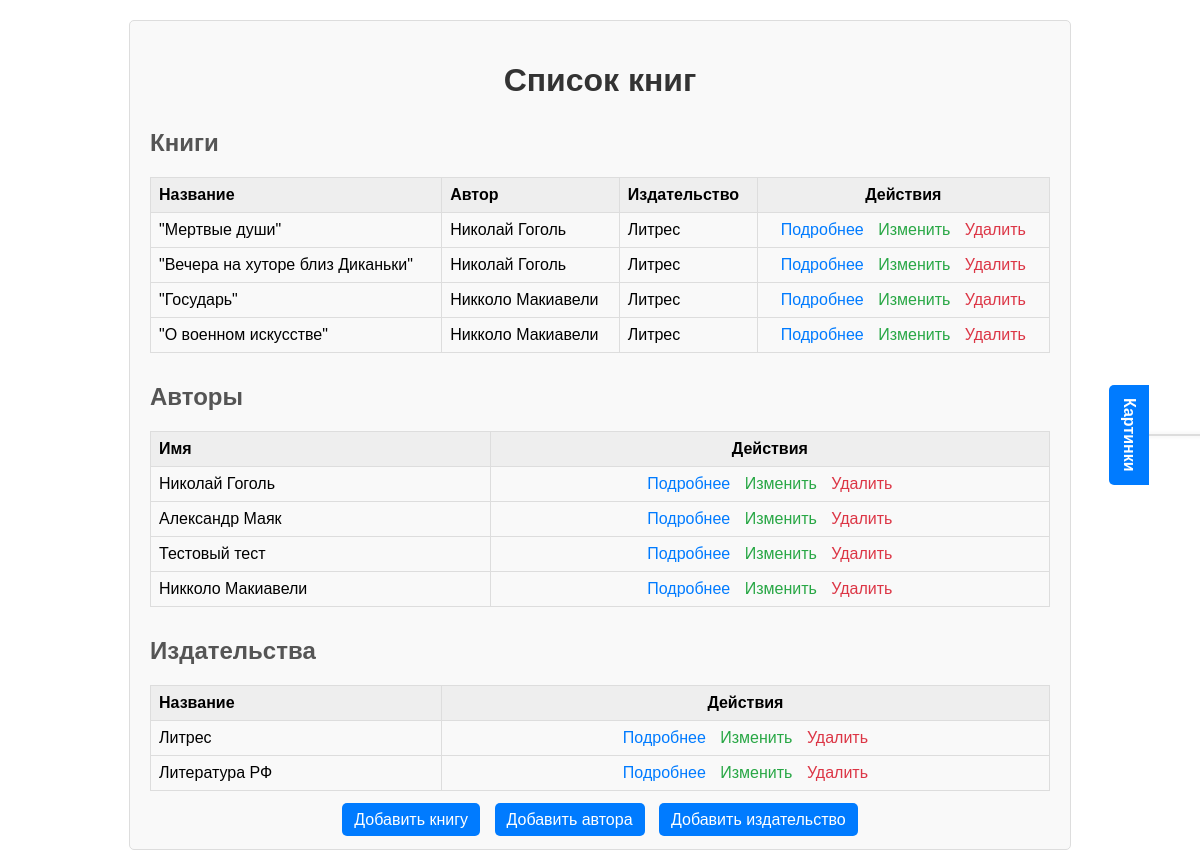
/books/, run on an earlier commit of the app's database.
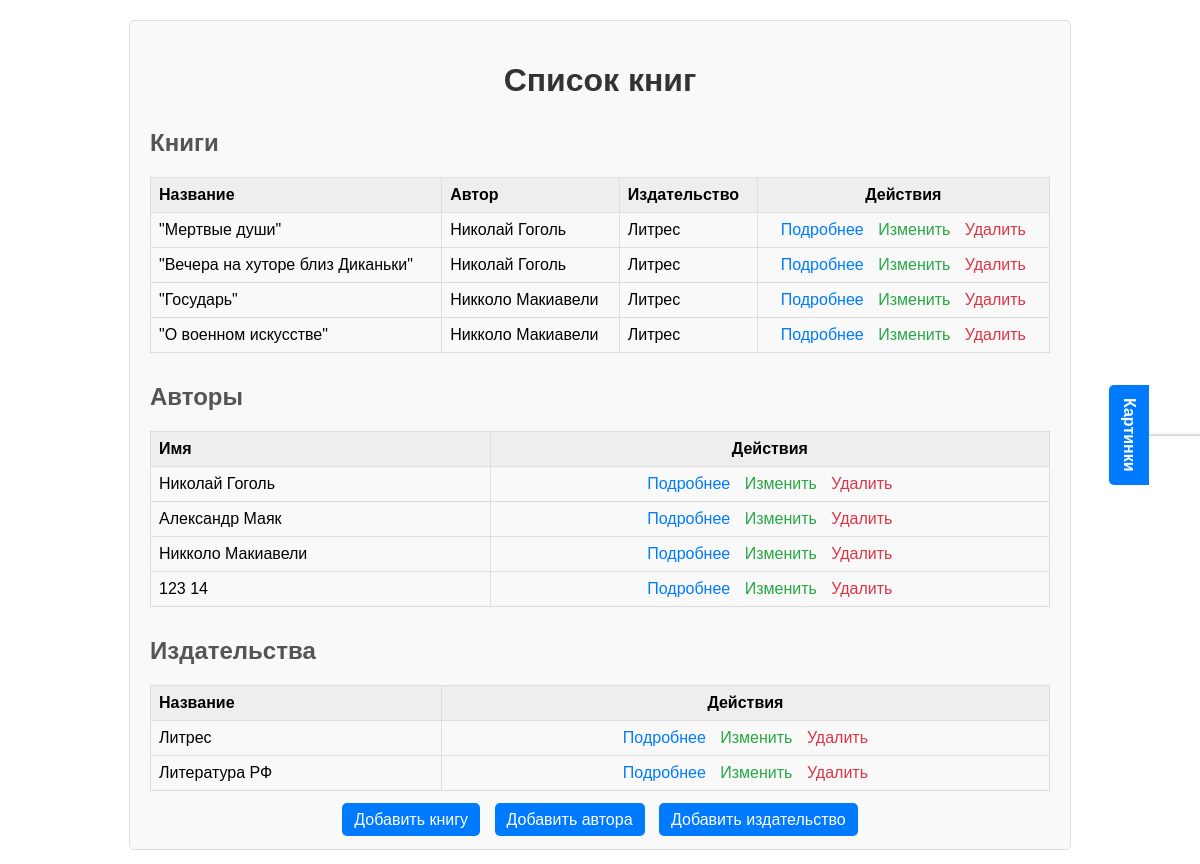
And on a later commit of the database.
### books/models.py (models this page shows, shortened)
class Book(models.Model):
    title = models.CharField(max_length=200)
    author = models.ForeignKey(Author, on_delete=models.CASCADE, null=True, blank=True)
    publisher = models.ForeignKey(Publisher, on_delete=models.CASCADE, null=True, blank=True)
    cover = models.ImageField(upload_to='books/covers/', default='books/covers/default_cover.jpg')
    publication_date = models.DateField(blank=True, null=True)
    removed = models.BooleanField(default=False)  # добавил в 9 лабе

class Author(models.Model):
    first_name = models.CharField(max_length=100)
    last_name = models.CharField(max_length=100)
    biography = models.TextField(default='')  # add default
    photo = models.ImageField(upload_to='authors/', default='authors/default_author.jpg')  # add default
    removed = models.BooleanField(default=False)  # добавил в 9 лабе
    def __str__(self):
        return f"{self.first_name} {self.last_name}"

class Publisher(models.Model):
    name = models.CharField(max_length=200)
    address = models.CharField(max_length=200, default='') # add default
    logo = models.ImageField(upload_to='publishers/', default='publishers/default_publisher.png') # add default
    removed = models.BooleanField(default=False)  # добавил в 9 лабе
    def __str__(self):
        return self.name

### books/views.py (the view)
# urls.py: path('', views.book_list, name='book_list'),  # пустой путь тк мы уже в /books/
def book_list(request):
    books = Book.objects.filter(removed=False)
    authors = Author.objects.filter(removed=False)
    publishers = Publisher.objects.filter(removed=False)
    return render(request, 'books/book_list.html', {'books': books, 'authors': authors, 'publishers': publishers})

### books/templates/books/book_list.html (shortened to what this page needs)
{% load static %}
<!DOCTYPE html>
<html lang="ru">
<head>
    <link rel="stylesheet" href="{% static 'css/main.css' %}">
</head>
<body style="font-family: Arial, sans-serif; margin: 20px;">
    <div style="max-width: 900px; margin: 0 auto; padding: 20px; background-color: #f9f9f9; border: 1px solid #ddd; border-radius: 5px; background-size: cover; background-position: center; transition: background-image 1s ease;">
        <h1 style="text-align: center; color: #333;">Список книг</h1>
        <h2 style="margin-top: 30px; color: #555;">Книги</h2>
        <table style="width: 100%; border-collapse: collapse; margin-bottom: 20px;">
            <thead style="background-color: #eee;">
                <tr>
                    <th style="padding: 8px; border: 1px solid #ddd; text-align: left;">Название</th>
                    <th style="padding: 8px; border: 1px solid #ddd; text-align: left;">Автор</th>
                    <th style="padding: 8px; border: 1px solid #ddd; text-align: left;">Издательство</th>
                    <th style="padding: 8px; border: 1px solid #ddd; text-align: center;">Действия</th>
                </tr>
            </thead>
            <tbody>
                {% for book in books %}
                <tr>
                    <td style="padding: 8px; border: 1px solid #ddd;">{{ book.title }}</td>
                    <td style="padding: 8px; border: 1px solid #ddd;">{{ book.author }}</td>
                    <td style="padding: 8px; border: 1px solid #ddd;">{{ book.publisher }}</td>
                    <td style="padding: 8px; border: 1px solid #ddd; text-align: center;">
                        <a  href="#"
                            class="open-book-modal"
                            data-title="{{ book.title }}"
                            data-author="{{ book.author }}"
                            data-publisher="{{ book.publisher }}"
                            data-date="{{ book.publication_date|date:'d.m.Y' }}"
                            data-cover-url="{{ book.cover.url }}"
                            style="text-decoration: none; color: #007bff; margin: 0 5px;">Подробнее</a>
                        <a href="{% url 'book_edit' book.id %}" style="text-decoration: none; color: #28a745; margin: 0 5px;">Изменить</a>
                        <a href="{% url 'book_delete' book.id %}" style="text-decoration: none; color: #dc3545; margin: 0 5px;">Удалить</a>
                    </td>
                </tr>
                {% endfor %}
            </tbody>
        </table>
        <h2 style="margin-top: 30px; color: #555;">Авторы</h2>
        <table style="width: 100%; border-collapse: collapse; margin-bottom: 20px;">
            <thead style="background-color: #eee;">
                <tr>
                    <th style="padding: 8px; border: 1px solid #ddd; text-align: left;">Имя</th>
                    <th style="padding: 8px; border: 1px solid #ddd; text-align: center;">Действия</th>
                </tr>
            </thead>
            <tbody>
                {% for author in authors %}
                <tr>
                    <td style="padding: 8px; border: 1px solid #ddd;">{{ author.first_name }} {{ author.last_name }}</td>
                    <td style="padding: 8px; border: 1px solid #ddd; text-align: center;">
                        <a  href="#"
                            class="open-author-modal"
                            data-name="{{ author.first_name }} {{ author.last_name }}"
                            data-biography="{{ author.biography }}"
                            data-photo-url="{{ author.photo.url }}"
                        style="text-decoration: none; color: #007bff; margin: 0 5px;">Подробнее</a>
                        <a href="{% url 'author_edit' author.id %}" style="text-decoration: none; color: #28a745; margin: 0 5px;">Изменить</a>
                        <a href="{% url 'author_delete' author.id %}" style="text-decoration: none; color: #dc3545; margin: 0 5px;">Удалить</a>
                    </td>
                </tr>
                {% endfor %}
            </tbody>
        </table>
        <h2 style="margin-top: 30px; color: #555;">Издательства</h2>
        <table style="width: 100%; border-collapse: collapse; margin-bottom: 20px;">
            <thead style="background-color: #eee;">
                <tr>
                    <th style="padding: 8px; border: 1px solid #ddd; text-align: left;">Название</th>
                    <th style="padding: 8px; border: 1px solid #ddd; text-align: center;">Действия</th>
                </tr>
            </thead>
            <tbody>
                {% for publisher in publishers %}
                <tr>
                    <td style="padding: 8px; border: 1px solid #ddd;">{{ publisher.name }}</td>
                    <td style="padding: 8px; border: 1px solid #ddd; text-align: center;">
                        <a  href="#"
                            class="open-publisher-modal"
                            data-name="{{ publisher.name }}"
                            data-address="{{ publisher.address }}"
                            data-logo-url="{{ publisher.logo.url }}"
                            style="text-decoration: none; color: #007bff; margin: 0 5px;">Подробнее</a>
                        <a href="{% url 'publisher_edit' publisher.id %}" style="text-decoration: none; color: #28a745; margin: 0 5px;">Изменить</a>
                        <a href="{% url 'publisher_delete' publisher.id %}" style="text-decoration: none; color: #dc3545; margin: 0 5px;">Удалить</a>
                    </td>
                </tr>
                {% endfor %}
            </tbody>
        </table>
        <div style="text-align: center; margin-top: 20px;">
            <a href="{% url 'add_book' %}" style="text-decoration: none; background-color: #007bff; color: white; padding: 8px 12px; border-radius: 5px; margin: 0 5px;">Добавить книгу</a>
            <a href="{% url 'add_author' %}" style="text-decoration: none; background-color: #007bff; color: white; padding: 8px 12px; border-radius: 5px; margin: 0 5px;">Добавить автора</a>
            <a href="{% url 'add_publisher' %}" style="text-decoration: none; background-color: #007bff; color: white; padding: 8px 12px; border-radius: 5px; margin: 0 5px;">Добавить издательство</a>
        </div>
    </div>
</body>
<div id="slidePanel" class="slide-panel">
    <div class="slide-panel-tab">Картинки</div>
</div>
</html>

### static/css/main.css (style rules this page uses)
.slide-panel { position: fixed; right: -250px; top: 50%; transform: translateY(-50%); width: 300px; height: auto; background-color: #f8f9fa; border: 1px solid #ddd; border-radius: 5px 0 0 5px; box-shadow: -2px 0 5px rgba(0,0,0,0.1); transition: right 0.3s ease; z-index: 1000; }
.slide-panel-tab { position: absolute; left: -40px; top: 50%; transform: translateY(-50%); width: 40px; height: 100px; background-color: #007bff; color: white; display: flex; align-items: center; justify-content: center; border-radius: 5px 0 0 5px; cursor: pointer; writing-mode: vertical-rl; text-orientation: mixed; font-weight: bold; }

What changed in the data, as far as the page shows it:
no longer on this page (row edited): Author: first_name "Тестовый", last_name "тест"
added Author: first_name "123", last_name "14"
